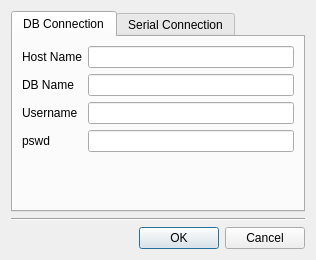
<?xml version="1.0" encoding="UTF-8"?>
<ui version="4.0">
 <class>SettingsDialog</class>
 <widget class="QDialog" name="SettingsDialog">
  <property name="geometry">
   <rect>
    <x>0</x>
    <y>0</y>
    <width>316</width>
    <height>260</height>
   </rect>
  </property>
  <property name="windowTitle">
   <string>Dialog</string>
  </property>
  <layout class="QVBoxLayout" name="verticalLayout">
   <item>
    <widget class="QTabWidget" name="tabWidget">
     <property name="currentIndex">
      <number>0</number>
     </property>
     <widget class="QWidget" name="tab">
      <attribute name="title">
       <string>DB Connection</string>
      </attribute>
      <layout class="QFormLayout" name="formLayout_2">
       <item row="0" column="0">
        <widget class="QLabel" name="label_6">
         <property name="text">
          <string>Host Name</string>
         </property>
         <property name="buddy">
          <cstring>hostLine</cstring>
         </property>
        </widget>
       </item>
       <item row="0" column="1">
        <widget class="QLineEdit" name="hostLine"/>
       </item>
       <item row="1" column="0">
        <widget class="QLabel" name="label_7">
         <property name="text">
          <string>DB Name</string>
         </property>
         <property name="buddy">
          <cstring>dbnameLine</cstring>
         </property>
        </widget>
       </item>
       <item row="1" column="1">
        <widget class="QLineEdit" name="dbnameLine"/>
       </item>
       <item row="2" column="0">
        <widget class="QLabel" name="label_8">
         <property name="text">
          <string>Username</string>
         </property>
         <property name="buddy">
          <cstring>usernameLine</cstring>
         </property>
        </widget>
       </item>
       <item row="2" column="1">
        <widget class="QLineEdit" name="usernameLine"/>
       </item>
       <item row="3" column="0">
        <widget class="QLabel" name="label_9">
         <property name="text">
          <string>pswd</string>
         </property>
         <property name="buddy">
          <cstring>pswdLine</cstring>
         </property>
        </widget>
       </item>
       <item row="3" column="1">
        <widget class="QLineEdit" name="pswdLine">
         <property name="echoMode">
          <enum>QLineEdit::Password</enum>
         </property>
        </widget>
       </item>
      </layout>
     </widget>
     <widget class="QWidget" name="tab_2">
      <attribute name="title">
       <string>Serial Connection</string>
      </attribute>
      <layout class="QFormLayout" name="formLayout">
       <item row="0" column="0">
        <widget class="QLabel" name="label">
         <property name="text">
          <string>Port Name</string>
         </property>
         <property name="buddy">
          <cstring>portNamesBox</cstring>
         </property>
        </widget>
       </item>
       <item row="0" column="1">
        <widget class="QComboBox" name="portNamesBox"/>
       </item>
       <item row="1" column="0">
        <widget class="QLabel" name="label_2">
         <property name="text">
          <string>Baud Rate</string>
         </property>
         <property name="buddy">
          <cstring>baudBox</cstring>
         </property>
        </widget>
       </item>
       <item row="1" column="1">
        <widget class="QComboBox" name="baudBox"/>
       </item>
       <item row="2" column="0">
        <widget class="QLabel" name="label_4">
         <property name="text">
          <string>Data Bits</string>
         </property>
         <property name="buddy">
          <cstring>dataBox</cstring>
         </property>
        </widget>
       </item>
       <item row="2" column="1">
        <widget class="QComboBox" name="dataBox"/>
       </item>
       <item row="3" column="0">
        <widget class="QLabel" name="label_5">
         <property name="text">
          <string>Parity</string>
         </property>
         <property name="buddy">
          <cstring>parityBox</cstring>
         </property>
        </widget>
       </item>
       <item row="3" column="1">
        <widget class="QComboBox" name="parityBox"/>
       </item>
       <item row="4" column="0">
        <widget class="QLabel" name="label_3">
         <property name="text">
          <string>Stop Bits</string>
         </property>
         <property name="buddy">
          <cstring>stopBox</cstring>
         </property>
        </widget>
       </item>
       <item row="4" column="1">
        <widget class="QComboBox" name="stopBox"/>
       </item>
      </layout>
     </widget>
    </widget>
   </item>
   <item>
    <widget class="Line" name="line">
     <property name="orientation">
      <enum>Qt::Horizontal</enum>
     </property>
    </widget>
   </item>
   <item>
    <layout class="QHBoxLayout" name="horizontalLayout">
     <item>
      <spacer name="horizontalSpacer">
       <property name="orientation">
        <enum>Qt::Horizontal</enum>
       </property>
       <property name="sizeHint" stdset="0">
        <size>
         <width>40</width>
         <height>20</height>
        </size>
       </property>
      </spacer>
     </item>
     <item>
      <widget class="QPushButton" name="okBtn">
       <property name="text">
        <string>OK</string>
       </property>
      </widget>
     </item>
     <item>
      <widget class="QPushButton" name="cancelBtn">
       <property name="text">
        <string>Cancel</string>
       </property>
      </widget>
     </item>
    </layout>
   </item>
  </layout>
 </widget>
 <resources/>
 <connections/>
</ui>
